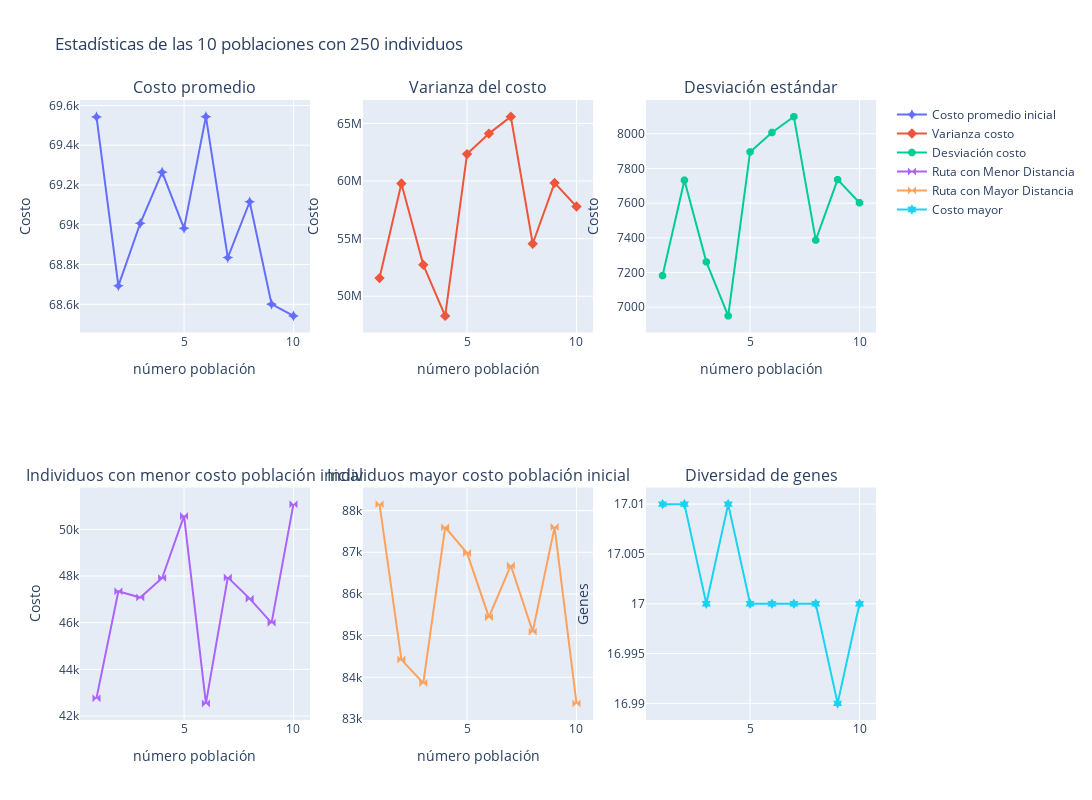

Notebook code cell kept with this figure:
### Code cell
POB_FILE = "files\\act_2\\poblaciones\\pob_10_250.pkl"
pobs = get_poblaciones_iniciales(n=10,tam_pob=250)
intial_stats(pobs,f"Estadísticas de las {10} poblaciones con {250} individuos")

### Figure 1 — Plotly figure (JSON) as saved in the notebook; plotly's stock layout.template omitted (floating-point values rounded to 4 significant figures)
{"data": [{"marker": {"size": 8, "symbol": "star-diamond"}, "mode": "markers+lines", "name": "Costo promedio inicial", "type": "scatter", "x": [1, 2, 3, 4, 5, 6, 7, 8, 9, 10], "xaxis": "x", "y": [69540.0, 68690.0, 69010.0, 69260.0, 68980.0, 69540.0, 68830.0, 69120.0, 68600.0, 68540.0], "yaxis": "y"}, {"marker": {"size": 8, "symbol": "diamond-x"}, "mode": "markers+lines", "name": "Varianza costo", "type": "scatter", "x": [1, 2, 3, 4, 5, 6, 7, 8, 9, 10], "xaxis": "x2", "y": [51580000.0, 59790000.0, 52730000.0, 48300000.0, 62340000.0, 64120000.0, 65590000.0, 54560000.0, 59840000.0, 57790000.0], "yaxis": "y2"}, {"marker": {"size": 8, "symbol": "octagon"}, "mode": "markers+lines", "name": "Desviación costo", "type": "scatter", "x": [1, 2, 3, 4, 5, 6, 7, 8, 9, 10], "xaxis": "x3", "y": [7182.0, 7732.0, 7261.0, 6950.0, 7895.0, 8007.0, 8099.0, 7386.0, 7735.0, 7602.0], "yaxis": "y3"}, {"marker": {"size": 8, "symbol": "bowtie"}, "mode": "markers+lines", "name": "Ruta con Menor Distancia", "type": "scatter", "x": [1, 2, 3, 4, 5, 6, 7, 8, 9, 10], "xaxis": "x4", "y": [42770.0, 47340.0, 47080.0, 47920.0, 50580.0, 42540.0, 47940.0, 47030.0, 46000.0, 51080.0], "yaxis": "y4"}, {"marker": {"size": 8, "symbol": "bowtie"}, "mode": "markers+lines", "name": "Ruta con Mayor Distancia", "type": "scatter", "x": [1, 2, 3, 4, 5, 6, 7, 8, 9, 10], "xaxis": "x5", "y": [88160.0, 84430.0, 83860.0, 87600.0, 86980.0, 85440.0, 86680.0, 85100.0, 87600.0, 83380.0], "yaxis": "y5"}, {"marker": {"size": 8, "symbol": "hexagram"}, "mode": "markers+lines", "name": "Costo mayor", "type": "scatter", "x": [1, 2, 3, 4, 5, 6, 7, 8, 9, 10], "xaxis": "x6", "y": [17.01, 17.01, 17, 17.01, 17, 17, 17, 17, 16.99, 17], "yaxis": "y6"}], "layout": {"annotations": [{"font": {"size": 16}, "showarrow": false, "text": "Costo promedio", "x": 0.1444, "xanchor": "center", "xref": "paper", "y": 1, "yanchor": "bottom", "yref": "paper"}, {"font": {"size": 16}, "showarrow": false, "text": "Varianza del costo", "x": 0.5, "xanchor": "center", "xref": "paper", "y": 1, "yanchor": "bottom", "yref": "paper"}, {"font": {"size": 16}, "showarrow": false, "text": "Desviación estándar", "x": 0.8556, "xanchor": "center", "xref": "paper", "y": 1, "yanchor": "bottom", "yref": "paper"}, {"font": {"size": 16}, "showarrow": false, "text": "Individuos con menor costo población inicial", "x": 0.1444, "xanchor": "center", "xref": "paper", "y": 0.375, "yanchor": "bottom", "yref": "paper"}, {"font": {"size": 16}, "showarrow": false, "text": "Individuos mayor costo población inicial", "x": 0.5, "xanchor": "center", "xref": "paper", "y": 0.375, "yanchor": "bottom", "yref": "paper"}, {"font": {"size": 16}, "showarrow": false, "text": "Diversidad de genes", "x": 0.8556, "xanchor": "center", "xref": "paper", "y": 0.375, "yanchor": "bottom", "yref": "paper"}], "height": 800, "title": {"text": "Estadísticas de las 10 poblaciones con 250 individuos"}, "width": 1600, "xaxis": {"anchor": "y", "domain": [0, 0.2889], "title": {"text": "número población"}}, "xaxis2": {"anchor": "y2", "domain": [0.3556, 0.6444], "title": {"text": "número población"}}, "xaxis3": {"anchor": "y3", "domain": [0.7111, 1], "title": {"text": "número población"}}, "xaxis4": {"anchor": "y4", "domain": [0, 0.2889], "title": {"text": "número población"}}, "xaxis5": {"anchor": "y5", "domain": [0.3556, 0.6444], "title": {"text": "número población"}}, "xaxis6": {"anchor": "y6", "domain": [0.7111, 1]}, "yaxis": {"anchor": "x", "domain": [0.625, 1], "title": {"text": "Costo"}}, "yaxis2": {"anchor": "x2", "domain": [0.625, 1], "title": {"text": "Costo"}}, "yaxis3": {"anchor": "x3", "domain": [0.625, 1], "title": {"text": "Costo"}}, "yaxis4": {"anchor": "x4", "domain": [0, 0.375], "title": {"text": "Costo"}}, "yaxis5": {"anchor": "x5", "domain": [0, 0.375]}, "yaxis6": {"anchor": "x6", "domain": [0, 0.375], "title": {"text": "Genes"}}}}
